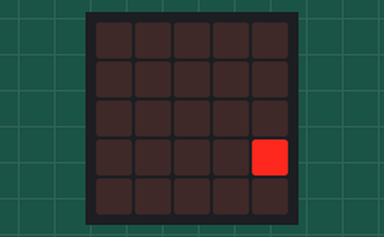
Recording of a program running on a simulated BBC micro:bit running MicroPython. Shown: the board's 5×5 LED display.

Above: at 0.3 s.
At 0.9 s:
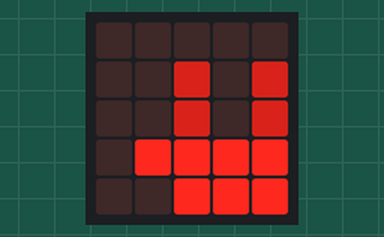
At 1.3 s:
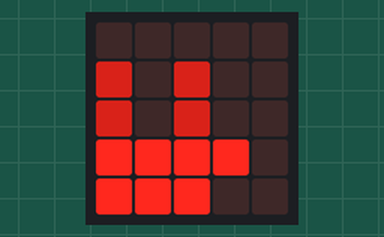
At 2.5 s:
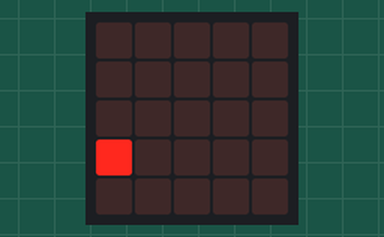
At 3.7 s:
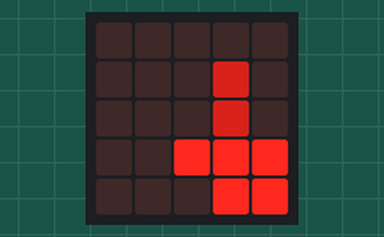
At 4.9 s:
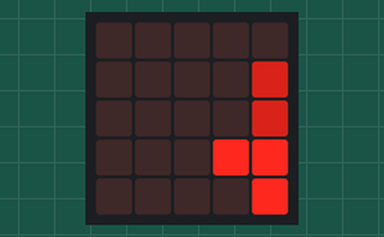

Measured:
- by itself, everything shown: repeats every 4.4 s, in 20 steps

The program:

Boat_sailing.py
```python
# Program that creates a boat image on the LED display
# and moves the image left and right to simulate motion
# GenCyber Camp 2021
# Paul Hummel

from microbit import *

boat = Image("00000:"
              "05050:"
              "05050:"
              "99999:"
              "09990")

while True:
    for i in range(11):
        display.show(boat.shift_left(i-5))
        sleep(200)
    for i in range(11):
        display.show(boat.shift_right(i-5))
        sleep(200)
```
